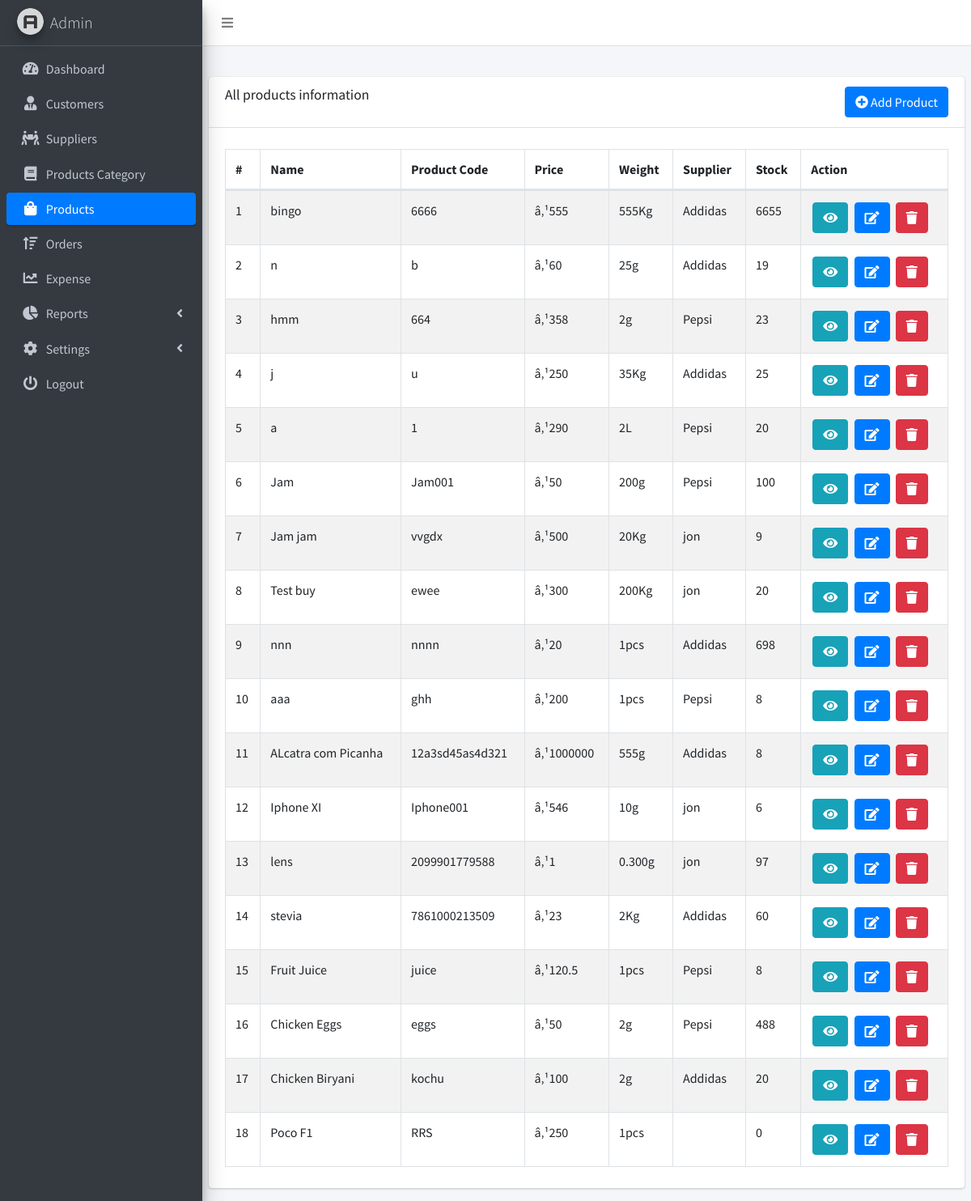
The page /products.php (signed in) on the database its author committed.
### tables this page shows
CREATE TABLE `products` (
  `product_id` int(11) NOT NULL,
  `product_name` varchar(255) NOT NULL,
  `product_code` text NOT NULL,
  `product_category_id` int(5) NOT NULL,
  `product_description` text NOT NULL,
  `product_buy_price` float NOT NULL DEFAULT 0,
  `product_sell_price` float NOT NULL,
  `product_weight` varchar(255) NOT NULL,
  `product_weight_unit_id` int(11) NOT NULL,
  `product_supplier_id` int(11) NOT NULL,
  `product_image` text NOT NULL,
  `product_stock` int(255) NOT NULL,
  `timestamp` timestamp NOT NULL DEFAULT current_timestamp() ON UPDATE current_timestamp()
);

CREATE TABLE `shop` (
  `shop_id` int(11) NOT NULL,
  `shop_name` varchar(255) NOT NULL,
  `shop_contact` varchar(255) NOT NULL,
  `shop_email` varchar(255) NOT NULL,
  `shop_address` varchar(255) NOT NULL,
  `tax` varchar(11) NOT NULL,
  `currency_symbol` varchar(20) NOT NULL,
  `shop_status` varchar(255) NOT NULL
);

CREATE TABLE `weight_unit` (
  `weight_unit_id` int(11) NOT NULL,
  `weight_unit_name` varchar(255) NOT NULL
);

CREATE TABLE `suppliers` (
  `suppliers_id` int(255) NOT NULL,
  `suppliers_name` varchar(255) NOT NULL,
  `suppliers_contact_person` varchar(255) NOT NULL,
  `suppliers_cell` varchar(255) NOT NULL,
  `suppliers_email` varchar(255) NOT NULL,
  `suppliers_address` varchar(255) NOT NULL,
  `timestamp` timestamp NOT NULL DEFAULT current_timestamp() ON UPDATE current_timestamp()
);

### my_function.php (called while the page is built, shortened)
<?php
function weightUnit($weight_unit_id)
{
    global $con;
    $sql = mysqli_query($con, "SELECT * FROM weight_unit WHERE weight_unit_id='$weight_unit_id'");
    $weight_unit_data = mysqli_fetch_assoc($sql);
    $weight_unit_name = $weight_unit_data['weight_unit_name'];
    return $weight_unit_name;
}
function supplierName($suppliers_id)
{
    global $con;
    $sql = mysqli_query($con, "SELECT * FROM suppliers WHERE suppliers_id='$suppliers_id'");
    $suppliers_data = mysqli_fetch_assoc($sql);
    $suppliers_name = $suppliers_data['suppliers_name'];
    return $suppliers_name;
}
function getCurrency()
{
    global $con;
    $result = mysqli_query($con, "SELECT currency_symbol FROM shop WHERE shop_id=1 ");
    $row = mysqli_fetch_assoc($result);
    $currency = $row['currency_symbol'];
    return $currency;
}
?>

### products.php (the view, shortened to what this page needs)
<!DOCTYPE html>
<html lang="en">
<head>
    <link rel="stylesheet" href="dist/css/preloader.css">
    <link rel="stylesheet" href="plugins/fontawesome-free/css/all.min.css">
    <link rel="stylesheet" href="https://code.ionicframework.com/ionicons/2.0.1/css/ionicons.min.css">
    <link rel="stylesheet" href="plugins/datatables-bs4/css/dataTables.bootstrap4.min.css">
    <link rel="stylesheet" href="plugins/datatables-responsive/css/responsive.bootstrap4.min.css">
    <link rel="stylesheet" href="dist/css/buttons.dataTables.min.css">
    <link rel="stylesheet" href="dist/css/adminlte.min.css">
</head>
<body class="hold-transition sidebar-mini">
<div class="wrapper">
    <nav class="main-header navbar navbar-expand navbar-white navbar-light">
        <ul class="navbar-nav">
            <li class="nav-item">
                <a class="nav-link" data-widget="pushmenu" href="#" role="button"><i class="fas fa-bars"></i></a>
            </li>
        </ul>
    </nav>
    <aside class="main-sidebar sidebar-dark-primary elevation-4">
        <a href="#" class="brand-link">
            <img src="dist/img/AdminLTELogo.png"
                 alt="AdminLTE Logo"
                 class="brand-image img-circle elevation-3"
                 style="opacity: .8">
            <span class="brand-text font-weight-light">Admin</span>
        </a>
        <div class="sidebar">
            <nav class="mt-2">
                <ul class="nav nav-pills nav-sidebar flex-column" data-widget="treeview" role="menu"
                    data-accordion="false">
                    <li class="nav-item">
                        <a href="dashboard.php" class="nav-link">
                            <i class="nav-icon fas fa-tachometer-alt"></i>
                            <p>
                                Dashboard
                            </p>
                        </a>
                    </li>
                    <li class="nav-item">
                        <a href="customers.php" class="nav-link ">
                            <i class="nav-icon fas fa-user-tie"></i>
                            <p>
                                Customers
                            </p>
                        </a>
                    </li>
                    <li class="nav-item">
                        <a href="suppliers.php" class="nav-link">
                            <i class="nav-icon fas fa-people-carry"></i>
                            <p>
                                Suppliers
                            </p>
                        </a>
                    </li>
                    <li class="nav-item">
                        <a href="category.php" class="nav-link">
                            <i class="nav-icon fas fa-book"></i>
                            <p>
                                Products Category
                            </p>
                        </a>
                    </li>
                    <li class="nav-item">
                        <a href="products.php" class="nav-link active">
                            <i class="nav-icon fas fa-shopping-bag"></i>
                            <p>
                                Products
                            </p>
                        </a>
                    </li>
                    <li class="nav-item">
                        <a href="orders.php" class="nav-link">
                            <i class="nav-icon fas fa-sort-amount-up"></i>
                            <p>
                                Orders
                            </p>
                        </a>
                    </li>
                    <li class="nav-item">
                        <a href="expense.php" class="nav-link">
                            <i class="nav-icon fas fa-chart-line"></i>
                            <p>
                                Expense
                            </p>
                        </a>
                    </li>
                    <li class="nav-item">
                        <a href="#" class="nav-link">
                            <i class="nav-icon fas fa-chart-pie"></i>
                            <p>
                                Reports
                                <i class="right fas fa-angle-left"></i>
                            </p>
                        </a>
                    </li>
                    <li class="nav-item">
                        <a href="products.php" class="nav-link">
                            <i class="nav-icon fas fa-cog"></i>
                            <p>
                                Settings
                                <i class="right fas fa-angle-left"></i>
                            </p>
                        </a>
                    </li>
                    <li class="nav-item">
                        <a href="logout.php" class="nav-link">
                            <i class="nav-icon fas fa-power-off"></i>
                            <p>
                                Logout
                            </p>
                        </a>
                    </li>
                </ul>
            </nav>
        </div>
    </aside>
    <div class="content-wrapper">
        <section class="content-header">
        </section>
        <section class="content">
            <div class="row">
                <div class="col-12">
                    <div class="card">
                        <div class="card-header">
                            <button type="button" onclick="location.href = 'add_product.php';"
                                    class="btn btn-primary float-right"><i class='fas fa-plus-circle'></i> Add Product
                            </button>
                            <h3 class="card-title">All products information</h3>
                        </div>
                        <div class="card-body">
                            <table id="example1" class="table table-bordered table-striped">
                                <thead>
                                <tr>
                                    <th>#</th>
                                    <th>Name</th>
                                    <th>Product Code</th>
                                    <th>Price</th>
                                    <th>Weight</th>
                                    <th>Supplier</th>
                                    <th>Stock</th>
                                    <?php
                                    $user_type = $_SESSION['user_type'];
                                    if ($user_type == 'admin') {
                                        ?>
                                        <th>Action</th>
                                        <?php
                                    }
                                    ?>
                                </tr>
                                </thead>
                                <tbody>
                                <?php
                                include('db_connect.php');
                                include('my_function.php');
                                $currency = getCurrency();
                                $sql = "SELECT * FROM products ORDER BY product_id DESC";
                                $result = mysqli_query($con, $sql);
                                $i = 1;
                                while ($row = mysqli_fetch_array($result)) {
                                    echo "<tr>";
                                    echo "<td>" . $i . "</td>";
                                    echo "<td>" . $row['product_name'] . "</td>";
                                    echo "<td>" . $row['product_code'] . "</td>";
                                    echo "<td>" . $currency . $row['product_sell_price'] . "</td>";
                                    echo "<td>" . $row['product_weight'] . weightUnit($row['product_weight_unit_id']) . "</td>";
                                    echo "<td>" . supplierName($row['product_supplier_id']) . "</td>";
                                    echo "<td>" . $row['product_stock'] . "</td>";
                                    if ($user_type=='admin') {
                                        echo "<td><a style='margin: 2px' class='btn btn-info'  href=\"view_product.php?id=" . $row['product_id'] . "\" ><i class='fas fa-eye'></i></a>  ";
                                        echo "<a style='margin: 2px' class='btn btn-primary'  href=\"edit_product.php?id=" . $row['product_id'] . "\" ><i class='fas fa-edit'></i></a>  ";
                                        echo "<a style='margin:2px' class='confirmation btn btn-danger'  href=\"delete_product.php?id=" . $row['product_id'] . "\" ><i class='fas fa-trash'></i></a></td>";
                                    }
                                    $i++;
                                    echo "</tr> ";
                                }
                                echo " </tbody>";
                                echo " </table>";
                                ?>
                        </div>
                    </div>
                </div>
            </div>
        </section>
    </div>
</div>
</body>
</html>

### rows shown on the page
products: product_name "bingo", product_code "6666", product_sell_price "555", product_weight "555", product_weight_unit.weight_unit_name "Kg", product_supplier.suppliers_name "Addidas", product_stock "6655"
shop: currency_symbol "â‚¹"
products: product_name "n", product_code "b", product_sell_price "60", product_weight "25", product_weight_unit.weight_unit_name "g", product_supplier.suppliers_name "Addidas", product_stock "19"
products: product_name "hmm", product_code "664", product_sell_price "358", product_weight "2", product_weight_unit.weight_unit_name "g", product_supplier.suppliers_name "Pepsi", product_stock "23"
products: product_name "j", product_code "u", product_sell_price "250", product_weight "35", product_weight_unit.weight_unit_name "Kg", product_supplier.suppliers_name "Addidas", product_stock "25"
products: product_name "a", product_code "1", product_sell_price "290", product_weight "2", product_weight_unit.weight_unit_name "L", product_supplier.suppliers_name "Pepsi", product_stock "20"
products: product_name "Jam", product_code "Jam001", product_sell_price "50", product_weight "200", product_weight_unit.weight_unit_name "g", product_supplier.suppliers_name "Pepsi", product_stock "100"
products: product_name "Jam jam", product_code "vvgdx", product_sell_price "500", product_weight "20", product_weight_unit.weight_unit_name "Kg", product_supplier.suppliers_name "jon", product_stock "9"
products: product_name "Test buy", product_code "ewee", product_sell_price "300", product_weight "200", product_weight_unit.weight_unit_name "Kg", product_supplier.suppliers_name "jon", product_stock "20"
products: product_name "nnn", product_code "nnnn", product_sell_price "20", product_weight "1", product_weight_unit.weight_unit_name "pcs", product_supplier.suppliers_name "Addidas", product_stock "698"
products: product_name "aaa", product_code "ghh", product_sell_price "200", product_weight "1", product_weight_unit.weight_unit_name "pcs", product_supplier.suppliers_name "Pepsi", product_stock "8"
products: product_name "ALcatra com Picanha", product_code "12a3sd45as4d321", product_sell_price "1000000", product_weight "555", product_weight_unit.weight_unit_name "g", product_supplier.suppliers_name "Addidas", product_stock "8"
products: product_name "Iphone XI", product_code "Iphone001", product_sell_price "546", product_weight "10", product_weight_unit.weight_unit_name "g", product_supplier.suppliers_name "jon", product_stock "6"
products: product_name "lens", product_code "2099901779588", product_sell_price "1", product_weight "0.300", product_weight_unit.weight_unit_name "g", product_supplier.suppliers_name "jon", product_stock "97"
products: product_name "stevia", product_code "7861000213509", product_sell_price "23", product_weight "2", product_weight_unit.weight_unit_name "Kg", product_supplier.suppliers_name "Addidas", product_stock "60"
products: product_name "Fruit Juice", product_code "juice", product_sell_price "120.5", product_weight "1", product_weight_unit.weight_unit_name "pcs", product_supplier.suppliers_name "Pepsi", product_stock "8"
products: product_name "Chicken Eggs", product_code "eggs", product_sell_price "50", product_weight "2", product_weight_unit.weight_unit_name "g", product_supplier.suppliers_name "Pepsi", product_stock "488"
products: product_name "Chicken Biryani", product_code "kochu", product_sell_price "100", product_weight "2", product_weight_unit.weight_unit_name "g", product_supplier.suppliers_name "Addidas", product_stock "20"
products: product_name "Poco F1", product_code "RRS", product_sell_price "250", product_weight "1", product_weight_unit.weight_unit_name "pcs", product_stock "0"
